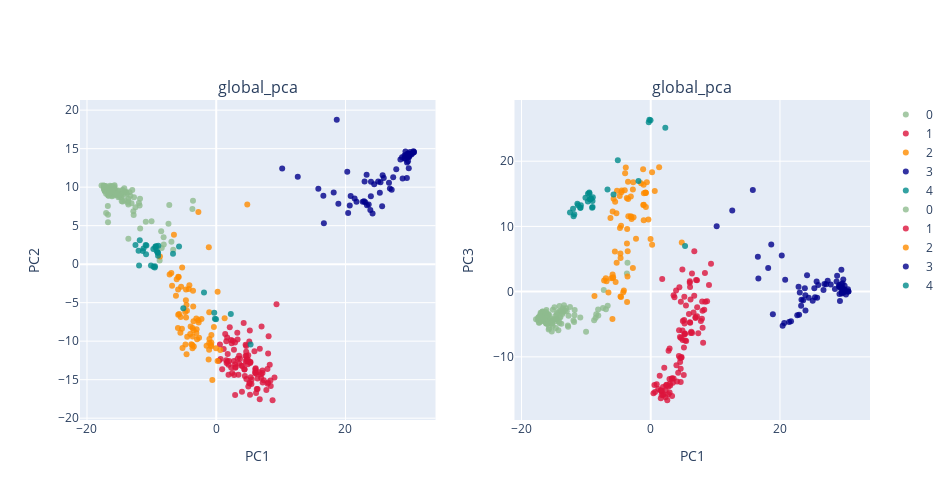

Source (notebook cell):
### Code cell
###
plot_global_pca(feats,label_select,colordict,labels= core_pop,title= 'global_pca',height= 500,width= 950)

### Figure 1 — Plotly figure (JSON) as saved in the notebook; plotly's stock layout.template omitted (floating-point values rounded to 4 significant figures)
{"data": [{"marker": {"color": "darkseagreen", "line": {"width": 0}, "opacity": 0.8, "size": 6, "symbol": "circle"}, "mode": "markers", "name": "0", "text": ["temp", "temp", "temp", "temp", "temp", "temp", "temp", "temp", "temp", "temp", "temp", "temp", "temp", "temp", "temp", "temp", "temp", "temp", "temp", "temp", "temp", "temp", "subtrop", "temp", "temp", "temp", "temp", "temp", "temp", "temp", "temp", "temp", "temp", "temp", "temp", "temp", "temp", "temp", "temp", "temp", "temp", "subtrop", "temp", "temp", "temp", "temp", "temp", "temp", "temp", "temp", "temp", "temp", "temp", "temp", "temp", "temp", "temp", "temp", "temp", "temp", "temp", "temp", "temp", "temp", "temp", "temp", "temp", "temp", "temp", "temp", "temp", "temp", "temp", "temp", "temp", "temp", "temp", "temp", "temp", "temp", "temp", "temp", "temp", "temp", "temp", "temp", "temp", "temp", "temp", "temp", "temp", "temp", "temp", "temp", "temp", "temp", "temp", "temp", "temp", "temp", "temp", "temp", "temp", "temp", "temp", "temp", "temp", "temp", "temp", "temp", "temp", "temp", "temp", "temp", "temp", "temp", "temp"], "type": "scatter", "x": [-7.267, -3.689, -3.598, -14.12, -13.0, -17.75, -17.29, -15.15, -16.71, -17.27, -15.73, -14.62, -8.52, -15.72, -15.87, -12.72, -10.9, -11.86, -6.936, -12.49, -13.11, -15.79, -13.6, -13.42, -17.25, -11.79, -14.75, -16.57, -14.68, -17.04, -17.06, -14.77, -7.39, -16.29, -15.64, -8.431, -8.143, -13.59, -15.99, -16.04, -15.25, -12.78, -14.52, -13.28, -17.22, -16.54, -17.41, -16.2, -14.41, -15.6, -13.93, -15.94, -11.77, -17.45, -17.04, -16.28, -13.84, -16.21, -16.94, -14.11, -13.67, -15.86, -16.21, -14.23, -16.75, -15.73, -16.14, -14.08, -13.98, -17.09, -16.48, -16.12, -15.53, -15.86, -16.39, -15.31, -8.118, -15.94, -17.28, -6.658, -15.13, -14.29, -15.79, -15.3, -16.15, -17.01, -17.35, -17.37, -16.15, -16.07, -14.16, -16.01, -16.71, -13.6, -16.65, -15.54, -16.11, -10.01, -16.44, -12.83, -14.69, -16.75, -16.78, -8.758, -17.32, -15.79, -16.86, -16.07, -15.17, -16.76, -14.9, -13.61, -15.14, -11.97, -14.47, -16.26, -16.5], "xaxis": "x", "y": [7.676, 7.179, 8.248, 9.332, 9.629, 10.22, 9.578, 9.579, 8.925, 9.804, 9.668, 8.166, 4.274, 9.876, 9.259, 8.685, 5.502, 7.608, 2.906, 7.388, 7.896, 10.12, 3.287, 9.334, 9.614, 8.498, 9.175, 9.617, 8.653, 9.147, 9.54, 8.985, 5.259, 9.468, 9.426, 2.1, 3.505, 8.491, 9.703, 9.915, 9.237, 6.399, 9.641, 8.881, 9.445, 9.419, 9.887, 9.942, 9.563, 9.445, 9.024, 9.894, 4.616, 10.22, 6.636, 9.083, 9.269, 8.924, 9.611, 9.31, 7.972, 9.584, 9.426, 9.859, 5.445, 10.24, 8.82, 9.307, 9.398, 10.15, 9.397, 9.913, 9.145, 8.928, 9.559, 8.953, 2.568, 9.966, 9.733, 1.872, 9.185, 9.424, 9.076, 9.501, 10.14, 9.806, 9.782, 10.16, 9.973, 9.923, 8.279, 9.634, 9.059, 7.764, 8.892, 9.144, 9.651, 5.579, 10.18, 6.863, 8.778, 6.425, 7.561, 0.4684, 10.17, 9.77, 9.926, 9.67, 8.973, 9.838, 8.727, 8.177, 8.684, 7.94, 8.135, 9.421, 10.02], "yaxis": "y"}, {"marker": {"color": "crimson", "line": {"width": 0}, "opacity": 0.8, "size": 6, "symbol": "circle"}, "mode": "markers", "name": "1", "text": ["trop", "trop", "trop", "trop", "subtrop", "trop", "trop", "trop", "trop", "subtrop", "trop", "subtrop", "subtrop", "subtrop", "trop", "trop", "subtrop", "trop", "trop", "trop", "trop", "trop", "trop", "trop", "trop", "trop", "trop", "trop", "trop", "trop", "subtrop", "subtrop", "trop", "trop", "trop", "trop", "trop", "trop", "subtrop", "subtrop", "subtrop", "subtrop", "subtrop", "subtrop", "subtrop", "trop", "trop", "trop", "subtrop", "subtrop", "subtrop", "trop", "trop", "trop", "trop", "subtrop", "subtrop", "subtrop", "subtrop", "trop", "subtrop", "subtrop", "subtrop", "subtrop", "subtrop", "trop", "trop", "trop", "subtrop", "subtrop", "subtrop", "subtrop", "subtrop", "subtrop", "subtrop", "subtrop", "subtrop", "subtrop", "subtrop", "subtrop", "subtrop", "subtrop", "subtrop", "subtrop", "subtrop", "subtrop", "subtrop", "subtrop", "subtrop", "subtrop", "subtrop", "subtrop", "subtrop", "subtrop", "subtrop", "subtrop", "subtrop", "subtrop", "subtrop", "subtrop"], "type": "scatter", "x": [9.327, 4.433, 5.199, 4.674, 1.696, 8.433, 9.014, 7.165, 4.95, 0.5718, 6.038, 3.545, 1.389, 5.172, 8.278, 7.926, 5.451, 6.937, 7.014, 6.161, 5.214, 5.303, 6.103, 4.522, 5.254, 6.06, 4.905, 6.382, 3.539, 6.086, 7.756, 4.756, 3.673, 6.743, 6.926, 8.72, 6.729, 8.388, 2.386, 4.245, 8.105, 2.741, 8.027, 4.548, 2.902, 7.184, 7.158, 8.019, 1.155, 4.074, 5.485, 7.959, 6.051, 1.775, 4.661, 2.309, 4.967, 5.142, 6.196, 4.895, 4.549, 4.639, 2.296, 2.95, 3.259, 5.915, 3.924, 6.618, 1.982, 7.351, 6.277, 2.923, 0.4232, 4.381, 1.607, 3.428, 6.397, 1.535, 1.718, 2.736, 2.093, 5.328, 1.897, 2.559, 4.36, 3.979, 1.556, 3.306, 3.301, 5.228, 3.011, 1.899, 4.744, 0.9181, 2.759, 2.92, 4.638, 2.459, 5.113, 0.6735], "xaxis": "x", "y": [-5.192, -14.52, -8.61, -11.93, -9.522, -15.83, -14.71, -14.12, -11.83, -10.44, -14.07, -12.9, -9.055, -15.45, -13.06, -13.63, -15.56, -14.76, -8.097, -16.74, -12.7, -12.69, -13.51, -11.94, -12.84, -13.6, -12.42, -14.84, -11.9, -13.82, -16.35, -12.65, -12.28, -10.97, -14.3, -17.67, -17.55, -15.1, -10.29, -7.63, -9.361, -11.13, -11.61, -10.48, -10.17, -15.38, -13.8, -15.38, -11.01, -13.23, -14.97, -15.52, -14.13, -11.68, -14.9, -13.43, -15.87, -15.42, -14.24, -13.0, -12.6, -11.38, -9.852, -13.45, -8.907, -11.29, -13.19, -14.02, -12.58, -15.08, -16.21, -12.99, -12.56, -13.64, -12.83, -14.37, -16.2, -12.48, -12.62, -12.57, -8.19, -14.7, -13.07, -9.929, -13.66, -16.58, -10.02, -12.28, -9.794, -16.95, -13.37, -14.36, -12.34, -13.66, -14.41, -16.98, -10.63, -14.12, -10.05, -12.3], "yaxis": "y"}, {"marker": {"color": "darkorange", "line": {"width": 0}, "opacity": 0.8, "size": 6, "symbol": "circle"}, "mode": "markers", "name": "2", "text": ["aro", "temp", "temp", "trop", "trop", "aro", "subtrop", "trop", "trop", "trop", "trop", "trop", "subtrop", "subtrop", "subtrop", "trop", "subtrop", "subtrop", "subtrop", "trop", "subtrop", "subtrop", "trop", "trop", "subtrop", "trop", "trop", "trop", "trop", "trop", "trop", "trop", "subtrop", "subtrop", "subtrop", "subtrop", "subtrop", "subtrop", "subtrop", "subtrop", "trop", "trop", "trop", "trop", "trop", "trop", "trop", "trop", "trop", "trop", "trop", "subtrop", "trop", "subtrop", "trop", "subtrop", "trop", "trop", "trop", "trop", "trop", "trop", "temp", "trop", "trop", "trop", "trop", "trop", "trop", "subtrop"], "type": "scatter", "x": [4.803, -2.763, -6.546, 0.2117, -2.714, -1.148, -3.591, -3.7, -4.491, -3.564, -3.469, -4.593, -7.215, -6.835, -4.158, -0.7689, -5.272, -5.875, -5.81, -0.8177, -1.086, -6.955, -4.537, -1.084, -5.9, 1.301, -1.179, -0.7753, -2.658, -4.763, -3.037, -3.078, -4.694, -4.258, -4.677, -0.3635, -5.435, -4.597, -3.081, -0.02797, -1.101, -3.679, -2.969, -5.886, -3.515, -5.312, -2.766, -1.058, -0.7541, -3.964, -3.495, -2.28, -5.547, -5.926, -3.861, -6.117, -3.649, -6.233, -5.745, -5.506, -0.6029, -5.218, -8.707, 0.2027, -4.666, -1.496, -4.803, -4.021, 0.6252, -3.66], "xaxis": "x", "y": [7.761, 6.786, 3.805, -3.585, -7.591, 2.2, -3.436, -10.5, -9.414, -5.502, -10.71, -11.71, -1.344, -2.807, -2.737, -10.18, -0.4268, -1.644, -1.681, -10.5, -6.25, -1.146, -6.045, -10.25, -3.279, -7.036, -12.37, -10.66, -9.552, -10.44, -8.452, -8.924, -4.687, -3.218, -3.285, -8.172, -2.933, -5.311, -7.041, -10.93, -11.12, -10.92, -9.762, -6.557, -7.421, -8.379, -7.273, -9.707, -9.184, -8.106, -8.574, -7.132, -8.896, -8.301, -10.39, -1.944, -9.406, -4.115, -6.466, -6.869, -15.04, -10.89, 0.9889, -12.58, -6.931, -10.6, -6.213, -9.056, -11.14, -8.29], "yaxis": "y"}, {"marker": {"color": "darkblue", "line": {"width": 0}, "opacity": 0.8, "size": 6, "symbol": "circle"}, "mode": "markers", "name": "3", "text": ["aro", "aro", "aro", "aro", "aro", "aro", "aro", "aro", "aro", "aro", "aro", "aro", "aro", "aro", "aro", "aro", "aro", "aro", "aro", "aro", "aro", "aro", "aro", "aro", "aro", "aro", "aro", "aro", "aro", "aro", "aro", "aro", "aro", "aro", "aro", "aro", "aro", "aro", "aro", "aro", "aro", "aro", "aro", "aro", "aro", "aro", "aro", "aro", "aro", "aro", "aro", "aro", "aro", "aro", "aro", "aro", "aro", "aro", "aro", "aro", "aro", "aro", "aro", "aro", "aro", "aro", "aro"], "type": "scatter", "x": [30.01, 30.6, 30.02, 29.67, 30.21, 29.69, 23.06, 23.59, 23.33, 30.41, 21.71, 18.65, 29.5, 29.81, 20.41, 29.68, 29.69, 25.42, 15.8, 29.85, 25.67, 23.95, 26.88, 29.16, 27.15, 30.57, 29.52, 22.67, 21.42, 20.66, 29.27, 25.75, 29.92, 10.21, 22.87, 27.38, 27.86, 23.85, 29.56, 28.5, 23.27, 29.28, 30.51, 23.93, 12.62, 28.84, 24.44, 25.06, 29.61, 29.93, 20.28, 18.9, 29.21, 29.36, 29.57, 29.13, 16.58, 22.96, 26.73, 28.76, 25.92, 29.79, 24.19, 25.32, 18.17, 16.66, 20.8], "xaxis": "x", "y": [14.56, 14.57, 14.22, 13.93, 14.23, 14.08, 8.048, 7.741, 7.649, 14.45, 8.118, 18.75, 11.2, 13.87, 6.65, 13.35, 14.36, 10.65, 9.8, 14.03, 7.524, 10.71, 9.816, 13.76, 9.669, 14.54, 13.19, 8.116, 8.533, 7.633, 13.94, 11.56, 14.32, 12.41, 8.186, 11.29, 12.34, 7.02, 14.11, 13.6, 11.61, 14.64, 14.65, 8.806, 11.34, 11.11, 10.36, 10.74, 14.35, 14.32, 12.01, 7.835, 13.67, 14.17, 13.95, 14.12, 8.873, 10.73, 10.56, 13.87, 11.2, 12.46, 6.58, 9.262, 9.307, 5.326, 8.843], "yaxis": "y"}, {"marker": {"color": "darkcyan", "line": {"width": 0}, "opacity": 0.8, "size": 6, "symbol": "circle"}, "mode": "markers", "name": "4", "text": ["trop", "trop", "trop", "trop", "trop", "trop", "trop", "trop", "trop", "trop", "trop", "trop", "trop", "trop", "trop", "trop", "trop", "trop", "trop", "trop", "trop", "trop", "trop", "trop", "trop", "trop", "trop", "trop", "trop", "trop", "trop"], "type": "scatter", "x": [-11.25, -0.2046, -0.03446, -1.895, 5.314, -10.81, 2.258, -6.688, -10.86, -9.41, -9.011, -12.5, -0.3048, -5.757, -11.35, -11.83, -9.21, -9.268, -5.095, -9.074, -9.482, -12.02, -9.727, -11.94, -9.513, -10.1, -10.92, -9.711, -9.409, -8.965, -8.997], "xaxis": "x", "y": [2.044, -7.103, -7.14, -3.689, -10.45, 2.42, -6.466, 1.357, 1.285, 2.171, 1.476, 2.496, -6.322, 2.284, 1.725, 3.101, 1.699, 2.339, -5.74, 1.522, -0.2628, 1.737, 1.979, -0.1686, -0.4316, -0.1748, 2.502, -0.3327, 2.309, 2.38, 1.084], "yaxis": "y"}, {"marker": {"color": "darkseagreen", "line": {"width": 0}, "opacity": 0.8, "size": 6, "symbol": "circle"}, "mode": "markers", "name": "0", "text": ["temp", "temp", "temp", "temp", "temp", "temp", "temp", "temp", "temp", "temp", "temp", "temp", "temp", "temp", "temp", "temp", "temp", "temp", "temp", "temp", "temp", "temp", "subtrop", "temp", "temp", "temp", "temp", "temp", "temp", "temp", "temp", "temp", "temp", "temp", "temp", "temp", "temp", "temp", "temp", "temp", "temp", "subtrop", "temp", "temp", "temp", "temp", "temp", "temp", "temp", "temp", "temp", "temp", "temp", "temp", "temp", "temp", "temp", "temp", "temp", "temp", "temp", "temp", "temp", "temp", "temp", "temp", "temp", "temp", "temp", "temp", "temp", "temp", "temp", "temp", "temp", "temp", "temp", "temp", "temp", "temp", "temp", "temp", "temp", "temp", "temp", "temp", "temp", "temp", "temp", "temp", "temp", "temp", "temp", "temp", "temp", "temp", "temp", "temp", "temp", "temp", "temp", "temp", "temp", "temp", "temp", "temp", "temp", "temp", "temp", "temp", "temp", "temp", "temp", "temp", "temp", "temp", "temp"], "type": "scatter", "x": [-7.267, -3.689, -3.598, -14.12, -13.0, -17.75, -17.29, -15.15, -16.71, -17.27, -15.73, -14.62, -8.52, -15.72, -15.87, -12.72, -10.9, -11.86, -6.936, -12.49, -13.11, -15.79, -13.6, -13.42, -17.25, -11.79, -14.75, -16.57, -14.68, -17.04, -17.06, -14.77, -7.39, -16.29, -15.64, -8.431, -8.143, -13.59, -15.99, -16.04, -15.25, -12.78, -14.52, -13.28, -17.22, -16.54, -17.41, -16.2, -14.41, -15.6, -13.93, -15.94, -11.77, -17.45, -17.04, -16.28, -13.84, -16.21, -16.94, -14.11, -13.67, -15.86, -16.21, -14.23, -16.75, -15.73, -16.14, -14.08, -13.98, -17.09, -16.48, -16.12, -15.53, -15.86, -16.39, -15.31, -8.118, -15.94, -17.28, -6.658, -15.13, -14.29, -15.79, -15.3, -16.15, -17.01, -17.35, -17.37, -16.15, -16.07, -14.16, -16.01, -16.71, -13.6, -16.65, -15.54, -16.11, -10.01, -16.44, -12.83, -14.69, -16.75, -16.78, -8.758, -17.32, -15.79, -16.86, -16.07, -15.17, -16.76, -14.9, -13.61, -15.14, -11.97, -14.47, -16.26, -16.5], "xaxis": "x2", "y": [0.2581, 2.785, 4.424, -2.204, -3.026, -4.249, -4.757, -4.397, -4.028, -3.883, -3.593, -4.229, -4.017, -4.503, -3.436, -3.696, -3.982, -4.651, -2.703, -2.357, -2.556, -4.596, -3.062, -2.103, -4.752, -3.607, -4.549, -4.229, -5.587, -4.318, -3.545, -3.734, -2.51, -3.788, -4.645, -3.484, -2.729, -2.563, -4.889, -4.871, -4.888, -5.402, -3.482, -2.952, -4.423, -3.811, -4.122, -4.907, -4.21, -4.473, -3.006, -4.894, -2.835, -4.406, -3.242, -3.106, -4.916, -3.261, -4.558, -4.803, -3.435, -4.687, -3.763, -4.561, -3.087, -5.598, -2.8, -3.904, -3.917, -3.72, -3.438, -4.888, -4.61, -3.638, -3.536, -6.115, -3.656, -4.891, -4.302, -2.151, -4.237, -5.933, -5.812, -4.897, -4.856, -3.448, -4.202, -3.925, -4.8, -4.783, -3.001, -4.247, -4.112, -2.847, -3.126, -4.11, -3.756, -6.166, -3.762, -5.21, -4.106, -3.068, -3.67, -4.388, -4.005, -4.595, -4.504, -4.76, -5.266, -4.346, -2.411, -3.187, -2.769, -4.436, -3.247, -3.429, -4.165], "yaxis": "y2"}, {"marker": {"color": "crimson", "line": {"width": 0}, "opacity": 0.8, "size": 6, "symbol": "circle"}, "mode": "markers", "name": "1", "text": ["trop", "trop", "trop", "trop", "subtrop", "trop", "trop", "trop", "trop", "subtrop", "trop", "subtrop", "subtrop", "subtrop", "trop", "trop", "subtrop", "trop", "trop", "trop", "trop", "trop", "trop", "trop", "trop", "trop", "trop", "trop", "trop", "trop", "subtrop", "subtrop", "trop", "trop", "trop", "trop", "trop", "trop", "subtrop", "subtrop", "subtrop", "subtrop", "subtrop", "subtrop", "subtrop", "trop", "trop", "trop", "subtrop", "subtrop", "subtrop", "trop", "trop", "trop", "trop", "subtrop", "subtrop", "subtrop", "subtrop", "trop", "subtrop", "subtrop", "subtrop", "subtrop", "subtrop", "trop", "trop", "trop", "subtrop", "subtrop", "subtrop", "subtrop", "subtrop", "subtrop", "subtrop", "subtrop", "subtrop", "subtrop", "subtrop", "subtrop", "subtrop", "subtrop", "subtrop", "subtrop", "subtrop", "subtrop", "subtrop", "subtrop", "subtrop", "subtrop", "subtrop", "subtrop", "subtrop", "subtrop", "subtrop", "subtrop", "subtrop", "subtrop", "subtrop", "subtrop"], "type": "scatter", "x": [9.327, 4.433, 5.199, 4.674, 1.696, 8.433, 9.014, 7.165, 4.95, 0.5718, 6.038, 3.545, 1.389, 5.172, 8.278, 7.926, 5.451, 6.937, 7.014, 6.161, 5.214, 5.303, 6.103, 4.522, 5.254, 6.06, 4.905, 6.382, 3.539, 6.086, 7.756, 4.756, 3.673, 6.743, 6.926, 8.72, 6.729, 8.388, 2.386, 4.245, 8.105, 2.741, 8.027, 4.548, 2.902, 7.184, 7.158, 8.019, 1.155, 4.074, 5.485, 7.959, 6.051, 1.775, 4.661, 2.309, 4.967, 5.142, 6.196, 4.895, 4.549, 4.639, 2.296, 2.95, 3.259, 5.915, 3.924, 6.618, 1.982, 7.351, 6.277, 2.923, 0.4232, 4.381, 1.607, 3.428, 6.397, 1.535, 1.718, 2.736, 2.093, 5.328, 1.897, 2.559, 4.36, 3.979, 1.556, 3.306, 3.301, 5.228, 3.011, 1.899, 4.744, 0.9181, 2.759, 2.92, 4.638, 2.459, 5.113, 0.6735], "xaxis": "x2", "y": [4.292, 0.6631, -0.7979, -7.112, -15.85, -1.561, 1.021, 1.744, -7.423, -14.34, 1.373, -13.33, -12.91, -4.353, -2.789, -4.145, -2.119, -4.032, 1.776, -1.202, -6.485, -6.428, -4.768, -6.941, -6.521, -4.693, -5.967, 2.777, -0.5655, 0.7229, -4.524, -10.02, -0.8453, 6.172, -3.924, -1.464, -0.6412, 2.844, -14.34, -12.45, -7.847, -14.54, -5.542, -10.79, -13.41, -2.397, -3.796, -2.935, -14.95, -13.77, -7.58, -1.506, 1.6, 1.954, -1.552, -15.08, -4.523, -8.586, -6.354, 3.379, -10.18, -13.86, -16.2, -14.12, -13.35, -3.423, 0.1891, -3.192, -15.72, -6.372, -6.158, -15.45, -15.59, -5.929, -15.18, -13.99, -6.339, -15.16, -15.27, -15.75, -11.69, -7.504, -15.86, -16.66, -9.874, -11.29, -16.37, -13.3, -16.0, -4.872, -14.39, -14.62, -10.12, -14.21, -9.049, -8.736, -11.82, -14.3, -12.8, -15.39], "yaxis": "y2"}, {"marker": {"color": "darkorange", "line": {"width": 0}, "opacity": 0.8, "size": 6, "symbol": "circle"}, "mode": "markers", "name": "2", "text": ["aro", "temp", "temp", "trop", "trop", "aro", "subtrop", "trop", "trop", "trop", "trop", "trop", "subtrop", "subtrop", "subtrop", "trop", "subtrop", "subtrop", "subtrop", "trop", "subtrop", "subtrop", "trop", "trop", "subtrop", "trop", "trop", "trop", "trop", "trop", "trop", "trop", "subtrop", "subtrop", "subtrop", "subtrop", "subtrop", "subtrop", "subtrop", "subtrop", "trop", "trop", "trop", "trop", "trop", "trop", "trop", "trop", "trop", "trop", "trop", "subtrop", "trop", "subtrop", "trop", "subtrop", "trop", "trop", "trop", "trop", "trop", "trop", "temp", "trop", "trop", "trop", "trop", "trop", "trop", "subtrop"], "type": "scatter", "x": [4.803, -2.763, -6.546, 0.2117, -2.714, -1.148, -3.591, -3.7, -4.491, -3.564, -3.469, -4.593, -7.215, -6.835, -4.158, -0.7689, -5.272, -5.875, -5.81, -0.8177, -1.086, -6.955, -4.537, -1.084, -5.9, 1.301, -1.179, -0.7753, -2.658, -4.763, -3.037, -3.078, -4.694, -4.258, -4.677, -0.3635, -5.435, -4.597, -3.081, -0.02797, -1.101, -3.679, -2.969, -5.886, -3.515, -5.312, -2.766, -1.058, -0.7541, -3.964, -3.495, -2.28, -5.547, -5.926, -3.861, -6.117, -3.649, -6.233, -5.745, -5.506, -0.6029, -5.218, -8.707, 0.2027, -4.666, -1.496, -4.803, -4.021, 0.6252, -3.66], "xaxis": "x2", "y": [7.518, 3.615, -0.1526, 7.194, 16.76, 13.29, 2.336, 14.34, 15.52, 6.18, 11.55, 10.09, 1.694, 1.588, 0.1617, 15.14, 4.423, 2.103, 2.193, 15.18, 10.93, 2.042, 15.22, 13.31, 2.611, 19.09, 18.78, 15.14, 11.39, 9.748, 11.45, 14.58, 5.833, -0.08943, -0.7438, 11.08, 1.46, -0.8137, 11.55, 8.058, 16.4, 7.376, 11.12, 12.27, 16.85, 12.01, 15.66, 15.07, 12.98, 18.16, 14.19, 8.099, 6.162, -4.203, 19.03, 2.054, 9.587, 11.29, 14.24, 13.78, 16.79, 15.45, -0.6757, 18.29, 5.17, 16.61, 14.66, 15.56, 15.44, -1.581], "yaxis": "y2"}, {"marker": {"color": "darkblue", "line": {"width": 0}, "opacity": 0.8, "size": 6, "symbol": "circle"}, "mode": "markers", "name": "3", "text": ["aro", "aro", "aro", "aro", "aro", "aro", "aro", "aro", "aro", "aro", "aro", "aro", "aro", "aro", "aro", "aro", "aro", "aro", "aro", "aro", "aro", "aro", "aro", "aro", "aro", "aro", "aro", "aro", "aro", "aro", "aro", "aro", "aro", "aro", "aro", "aro", "aro", "aro", "aro", "aro", "aro", "aro", "aro", "aro", "aro", "aro", "aro", "aro", "aro", "aro", "aro", "aro", "aro", "aro", "aro", "aro", "aro", "aro", "aro", "aro", "aro", "aro", "aro", "aro", "aro", "aro", "aro"], "type": "scatter", "x": [30.01, 30.6, 30.02, 29.67, 30.21, 29.69, 23.06, 23.59, 23.33, 30.41, 21.71, 18.65, 29.5, 29.81, 20.41, 29.68, 29.69, 25.42, 15.8, 29.85, 25.67, 23.95, 26.88, 29.16, 27.15, 30.57, 29.52, 22.67, 21.42, 20.66, 29.27, 25.75, 29.92, 10.21, 22.87, 27.38, 27.86, 23.85, 29.56, 28.5, 23.27, 29.28, 30.51, 23.93, 12.62, 28.84, 24.44, 25.06, 29.61, 29.93, 20.28, 18.9, 29.21, 29.36, 29.57, 29.13, 16.58, 22.96, 26.73, 28.76, 25.92, 29.79, 24.19, 25.32, 18.17, 16.66, 20.8], "xaxis": "x2", "y": [0.8817, 0.03266, 0.3344, 0.4588, -0.4324, 1.267, -0.1384, -1.309, -1.242, 0.02706, -4.54, 7.225, 3.343, 0.235, -5.233, 0.5849, 0.1434, -0.873, 15.6, -0.1166, 1.561, -2.883, 1.155, 1.025, 1.133, 0.004329, 1.145, -3.641, -4.641, -4.829, 0.7581, -0.952, 0.1131, 10.03, 0.743, 1.685, 1.107, 0.5117, -0.157, 0.3947, -2.173, -1.423, 0.352, -0.5483, 12.43, 2.429, -0.9423, -1.414, 0.4314, 0.2504, 5.555, -3.455, -0.3649, 0.5379, -0.3066, 0.7913, 5.333, -3.555, 0.2635, 1.551, 1.013, 1.865, 2.507, 0.5217, 3.61, 2.005, 1.838], "yaxis": "y2"}, {"marker": {"color": "darkcyan", "line": {"width": 0}, "opacity": 0.8, "size": 6, "symbol": "circle"}, "mode": "markers", "name": "4", "text": ["trop", "trop", "trop", "trop", "trop", "trop", "trop", "trop", "trop", "trop", "trop", "trop", "trop", "trop", "trop", "trop", "trop", "trop", "trop", "trop", "trop", "trop", "trop", "trop", "trop", "trop", "trop", "trop", "trop", "trop", "trop"], "type": "scatter", "x": [-11.25, -0.2046, -0.03446, -1.895, 5.314, -10.81, 2.258, -6.688, -10.86, -9.41, -9.011, -12.5, -0.3048, -5.757, -11.35, -11.83, -9.21, -9.268, -5.095, -9.074, -9.482, -12.02, -9.727, -11.94, -9.513, -10.1, -10.92, -9.711, -9.409, -8.965, -8.997], "xaxis": "x2", "y": [13.26, 26.36, 26.26, 16.95, 6.993, 13.25, 25.12, 15.65, 12.85, 14.15, 13.89, 12.15, 25.96, 14.88, 13.49, 11.88, 14.26, 14.22, 20.16, 12.84, 15.07, 12.72, 13.83, 11.54, 15.2, 14.38, 12.84, 15.02, 14.18, 14.46, 12.99], "yaxis": "y2"}], "layout": {"annotations": [{"font": {"size": 16}, "showarrow": false, "text": "global_pca", "x": 0.225, "xanchor": "center", "xref": "paper", "y": 1, "yanchor": "bottom", "yref": "paper"}, {"font": {"size": 16}, "showarrow": false, "text": "global_pca", "x": 0.775, "xanchor": "center", "xref": "paper", "y": 1, "yanchor": "bottom", "yref": "paper"}], "height": 500, "width": 950, "xaxis": {"anchor": "y", "domain": [0, 0.45], "title": {"text": "PC1"}}, "xaxis2": {"anchor": "y2", "domain": [0.55, 1], "title": {"text": "PC1"}}, "yaxis": {"anchor": "x", "domain": [0, 1], "title": {"text": "PC2"}}, "yaxis2": {"anchor": "x2", "domain": [0, 1], "title": {"text": "PC3"}}}}
